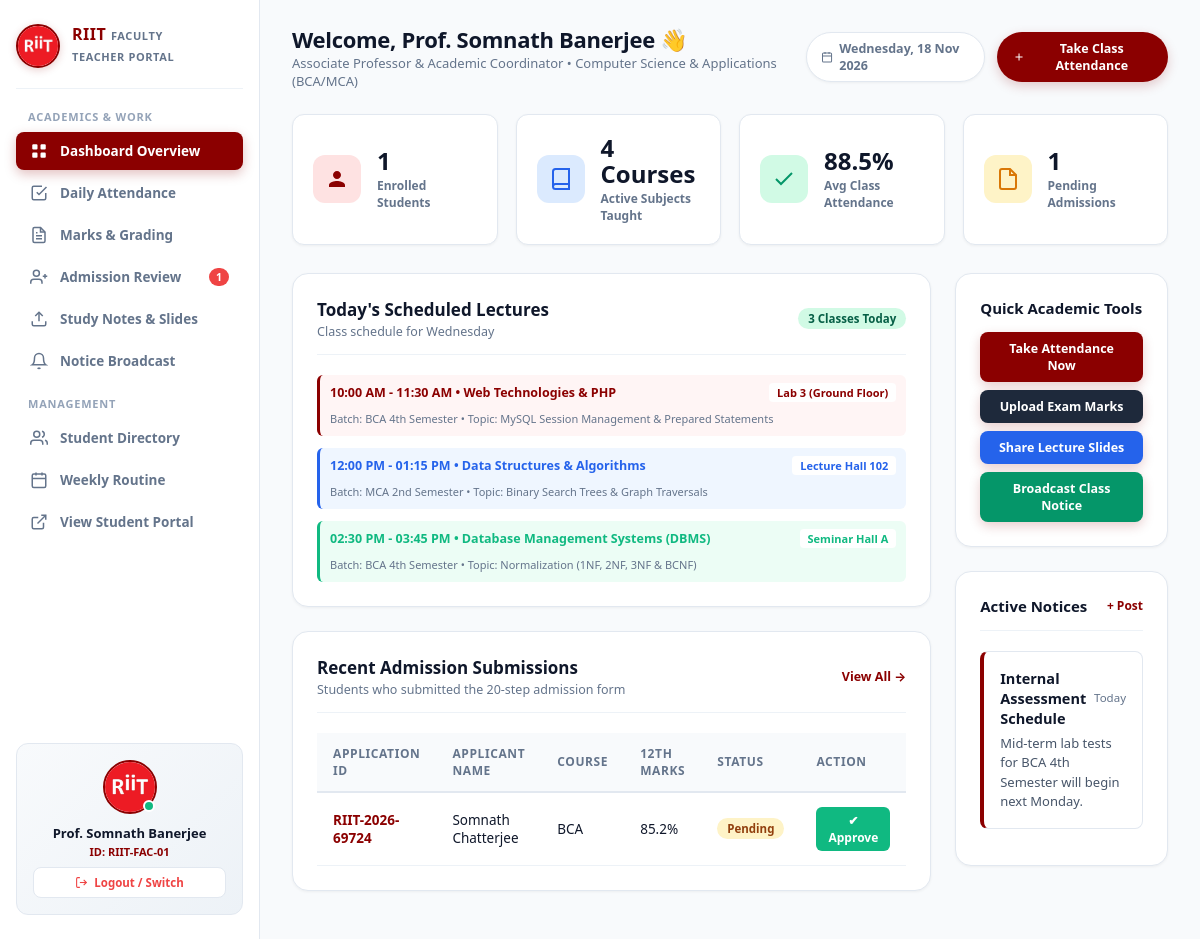
The page /teacher_dashboard.php (signed in) on the database its author committed.
### tables this page shows
CREATE TABLE `admissions` (
  `id` int(11) NOT NULL AUTO_INCREMENT,
  `app_id` varchar(100) NOT NULL,
  `first_name` varchar(100) NOT NULL,
  `last_name` varchar(100) NOT NULL,
  `dob` date DEFAULT NULL,
  `gender` varchar(20) DEFAULT NULL,
  `blood_group` varchar(10) DEFAULT NULL,
  `phone` varchar(20) DEFAULT NULL,
  `whatsapp` varchar(20) DEFAULT NULL,
  `email` varchar(255) NOT NULL,
  `perm_address` text DEFAULT NULL,
  `perm_city` varchar(100) DEFAULT NULL,
  `perm_pin` varchar(20) DEFAULT NULL,
  `curr_address` text DEFAULT NULL,
  `father_name` varchar(255) DEFAULT NULL,
  `father_occ` varchar(100) DEFAULT NULL,
  `mother_name` varchar(255) DEFAULT NULL,
  `mother_occ` varchar(100) DEFAULT NULL,
  `tenth_board` varchar(100) DEFAULT NULL,
  `tenth_marks` varchar(50) DEFAULT NULL,
  `twelfth_stream` varchar(100) DEFAULT NULL,
  `twelfth_marks` varchar(50) DEFAULT NULL,
  `course_applied` varchar(100) NOT NULL,
  `aadhaar_no` varchar(50) DEFAULT NULL,
  `category` varchar(50) DEFAULT NULL,
  `migration` varchar(20) DEFAULT NULL,
  `extra_curricular` text DEFAULT NULL,
  `hostel` varchar(20) DEFAULT NULL,
  `bus` varchar(20) DEFAULT NULL,
  `status` varchar(50) DEFAULT 'Pending',
  `photo_path` varchar(255) DEFAULT NULL,
  `marksheet_path` varchar(255) DEFAULT NULL,
  `id_doc_path` varchar(255) DEFAULT NULL,
  `submitted_at` timestamp NULL DEFAULT current_timestamp(),
  PRIMARY KEY (`id`),
  UNIQUE KEY `app_id` (`app_id`)
);

### teacher_dashboard.php (the view, shortened to what the rows shown need)
<?php
require_once "db.php";
$faculty_name = $_SESSION["teacher_name"] ?? "Prof. Somnath Banerjee";
$admissions_query = $conn->query("SELECT * FROM `admissions` ORDER BY `id` DESC LIMIT 15");
$admissions_list = [];
if ($admissions_query) {
    while ($ar = $admissions_query->fetch_assoc()) {
        $admissions_list[] = $ar;
    }
}
?>
<!DOCTYPE html>
<html lang="en">
<head>
    <link rel="stylesheet" href="teacher_dashboard.css">
</head>
<body class="teacher-dashboard-body" id="facultyAppBody">
    <main class="teacher-main">
        <div class="teacher-topbar">
            <div class="topbar-welcome">
                <h2>Welcome, <?php echo htmlspecialchars($faculty_name); ?> &#128075;</h2>
            </div>
        </div>
        <div id="view-overview" class="teacher-view-section active">
            <div style="display: grid; grid-template-columns: 2fr 1fr; gap: 24px;">
                <div>
                    <div class="dashboard-card">
                        <div class="table-responsive">
                            <table class="data-table">
                                <thead>
                                    <tr>
                                        <th>Application ID</th>
                                        <th>Applicant Name</th>
                                        <th>Course</th>
                                        <th>12th Marks</th>
                                        <th>Status</th>
                                        <th>Action</th>
                                    </tr>
                                </thead>
                                <tbody>
                                    <?php if (!empty($admissions_list)): ?>
                                        <?php foreach (array_slice($admissions_list, 0, 4) as $adm): ?>
                                            <tr>
                                                <td><strong style="color: var(--primary);"><?php echo htmlspecialchars($adm['app_id']); ?></strong></td>
                                                <td><?php echo htmlspecialchars($adm['first_name'] . ' ' . $adm['last_name']); ?></td>
                                                <td><?php echo htmlspecialchars($adm['course_applied']); ?></td>
                                                <td><?php echo htmlspecialchars($adm['twelfth_marks'] ?: '85%'); ?></td>
                                                <td>
                                                    <span class="badge-status <?php echo strtolower($adm['status'] ?? 'pending'); ?>">
                                                        <?php echo htmlspecialchars($adm['status'] ?? 'Pending'); ?>
                                                    </span>
                                                </td>
                                                <td>
                                                    <form method="POST" style="display: inline;">
                                                        <button type="submit" class="btn-sm-action approve" title="Approve Application">&#10004; Approve</button>
                                                    </form>
                                                </td>
                                            </tr>
                                        <?php endforeach; ?>
                                    <?php else: ?>
                                        <tr>
                                            <td colspan="6" style="text-align: center; color: var(--text-muted);">No new admission submissions.</td>
                                        </tr>
                                    <?php endif; ?>
                                </tbody>
                            </table>
                        </div>
                    </div>
                </div>
            </div>
        </div>
    </main>
</body>
</html>

### rows shown on the page
admissions: app "RIIT-2026-69724", first_name+last_name "Somnath Chatterjee", course_applied "BCA", twelfth_marks "85.2%", status "Pending"

### other values the page prints
$pending_admissions "1"
$faculty_name "Prof. Somnath Banerjee"
$faculty_id "RIIT-FAC-01"
$faculty_desig "Associate Professor & Academic Coordinator"
$faculty_dept "Computer Science & Applications (BCA/MCA)"
$total_students "1"
